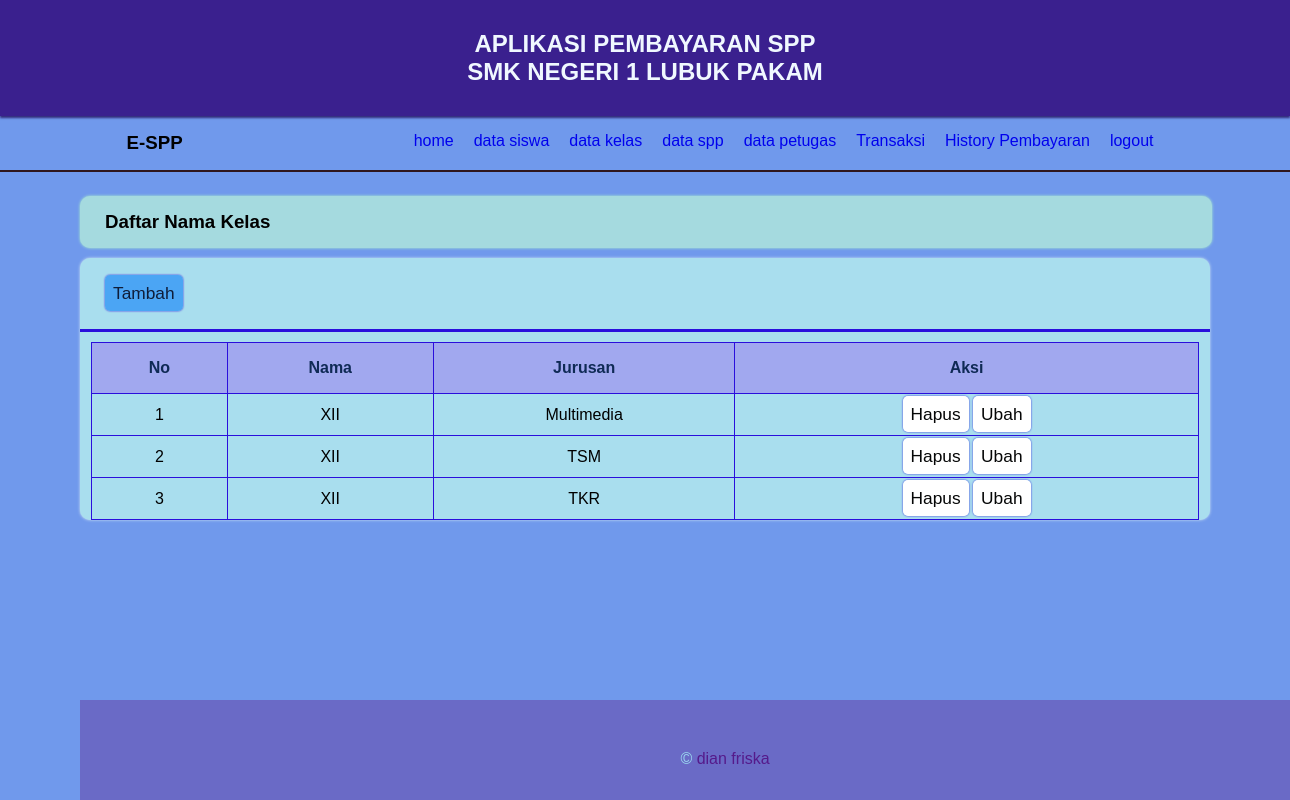
/?menu=kelas (signed in), run on the app's committed database.
### tables this page shows
CREATE TABLE `kelas` (
  `id_kelas` int(11) NOT NULL,
  `nama_kelas` varchar(10) NOT NULL,
  `kompetensi_keahlian` varchar(50) NOT NULL
);

### halaman/kelas.php (the view)
<div class="col">
    <h3 class="judul"> Daftar Nama Kelas</h3>
</div>
<div class="card">
    <div class="card-header">
        <a href="?menu=tambah-kelas" class="btn btn-tambah">Tambah</a>
    </div>
    <div class="card-body">
        <table border="1">
            <tr>
                <th>No</th>
                <th>Nama</th>
                <th>Jurusan</th>
                <th>Aksi</th>
            </tr>
            <?php
            $no =1;
                $kelas = mysqli_query($koneksi,"SELECT * FROM kelas") ;
                while($data = mysqli_fetch_array($kelas)){
            ?>
            <tr>
                <td><?php echo $no++;?></td>
                <td><?php echo $data['nama_kelas'] ?></td>
                <td><?php echo $data['kompetensi_keahlian'] ?></td>
                <td><a href="?menu=hapus-kelas&id=<?php echo $data['id_kelas']?>"
                onclick="return confirm('yakin mau dihapus');" class="btn btn-hapus">Hapus</a>
                    <a href="?menu=ubah-kelas&id=<?php echo $data['id_kelas']?>" class="btn btn-edit"> Ubah </a>
                </td>
            </tr>
            <?php } ?>
        </div>
                </div>

### assets/css/style.css (style rules this page uses)
* { margin: 0; padding: 0; list-style: none; text-decoration: none; font-family: arial, Helvetica, sans-serif; }
body { background: #7099ec; }
.col { background: #a5dadf; width: 98%; padding: 15px 0 15px 25px; border-radius: 10px; box-shadow: 0 0 3px #b1f7ca; }
.card { margin-top: 10px; margin-bottom: 10px; background: #a9deee; width: 100%; border-radius: 10px; box-shadow: 0 0 3px #d3e8f2; }
.card-header { border-bottom: 3px solid #2a0fdc; padding: 25px; }
.btn { padding: 8px; cursor: pointer; border-radius: 5px; box-shadow: 0 0 2px #2a0fdc; font-size: 13pt; }
.btn-tambah { background: #4ba5f4; color: #0f1d39; }
.btn-hapus { background: #ffffff; color: #050606; }
.btn-edit { background: #ffffff; color: #050606; }
table { margin: 10px auto 10px; width: 98%; border-collapse: collapse; border: 1px solid #a9bfeb; text-align: center; }
th { background: #a1a8ef; color: rgb(15, 42, 85); height: 30px; padding: 10px; }
tr { border: 1px solid #2a0fdc; }
td { padding: 8px; height: 25px; }

### data on the page
kelas: nama_kelas "XII", kompetensi_keahlian "Multimedia"
kelas: nama_kelas "XII", kompetensi_keahlian "TSM"
kelas: nama_kelas "XII", kompetensi_keahlian "TKR"
